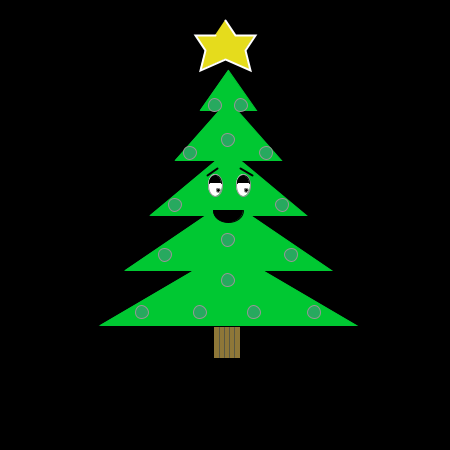
Frame 1 (no input)
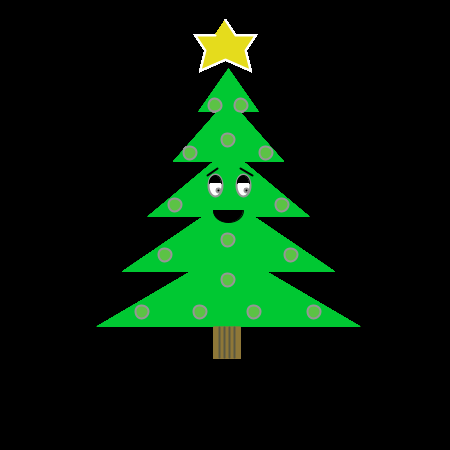
Frame 60 (the mouse pressed at the canvas centre just before this capture)
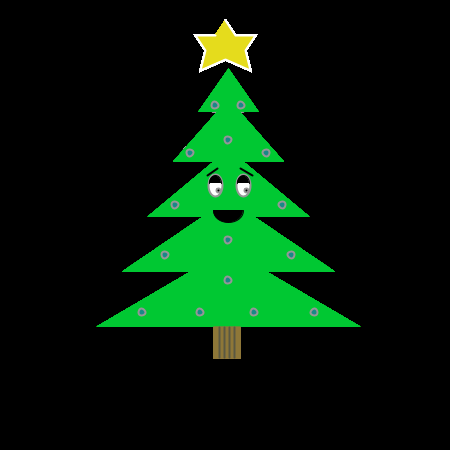
Frame 120 (the mouse held since frame 60 and released just before this capture)

The Processing sketch that drew these frames (run headless with seeded random() and noise(); from frame 60 on, the mouse is pressed at the canvas centre):

// Processing sketch: processing_120640
// ── processing_120640.pde

float r;
float g;
float b;
float a;

float diam;



void setup() {
  size(450,450);
  background(0);//black background
  smooth();//make it smooth 
}
void draw() {
  r = random(255);
  g = random(255);
  b = random(255);
  a = random(255);
  diam = random(4,14);
 
  
 
  //Tree Shape
  
  stroke(0,200,50);//outline same green colour as fill
  fill(0,200,50); //green colour
  triangle(200,110,228,70,256,110);//tree top tier
  triangle(175,160,228,100,281,160);//tree second tier
  triangle(150,215,228,150,306,215);//tree third tier
  triangle(125,270,228,200,331,270);//tree fourth tier
  triangle(100,325,228,250,356,325);//tree bottom tier
  
  //Tree Trunk
  
  stroke(142,119,56);//no outline on tree trunk
  fill(142,119,56); //colour of tree trunk
  rect(214,327,25,30);//tree trunk
  stroke(90,88,66);//dark lines on tree trunk
  line(219,327,219,357); //line on tree trunk
  line(224,327,224,357); //line on tree trunk
  line(229,327,229,357); //line on tree trunk
  line(234,327,234,357); //line on tree trunk
  
  //15 Baubles Decorations
  
  stroke(150); //grey outline of bauble circles
  frameRate(5);
  ellipseMode(CENTER);//Centre Mode for circles
  fill(r,g,b,a); //colour of  bauble 1  
  ellipse(215,105,diam,diam);//position bauble 1

  ellipse(241,105,diam,diam);//position  bauble 2
  
  ellipse(190,153,diam,diam);//position  bauble 3
 
  ellipse(228,140,diam,diam);//position  bauble 4
  
  ellipse(266,153,diam,diam);//position bauble 5
  
  ellipse(175,205,diam,diam);//position  bauble 6
  
  ellipse(282,205,diam,diam);//position bauble 7
  
  ellipse(228,240,diam,diam);//position bauble 8
  
  ellipse(165,255,diam,diam);//position  bauble 9
  
  ellipse(291,255,diam,diam);//position bauble 10
 
  ellipse(228,280,diam,diam);//position bauble 11
  
  ellipse(142,312,diam,diam);//position bauble 12

  ellipse(200,312,diam,diam);//position bauble 13
  
  ellipse(254,312,diam,diam);//position bauble 14
 
  ellipse(314,312,diam,diam);//position bauble 15
   
     
  //Crann's Face
   
    //eyes and pupils
    fill(255); //white colour of right eye
    ellipse(215,185,14,22);//position and size of right eye
    fill(0); //right pupil colour black
    ellipse(218,190,4,4); //size and position of right pupil
    fill(255); //white colour left eye
    ellipse(243,185,14,22);//position and size of left eye
    fill(0); //left pupil colour black
    ellipse(246,190,4,4); //size and position of left pupil
    //eyebrows
    stroke(0); //eyebrow black colour
    strokeWeight(2);//increase the thickness of outline
    line(207,175,217,168); //right eyebrow line
    line(252,175,240,168); //right eyebrow line
    //eyelids
    strokeWeight(1); //revert stroke weight to 1   
    arc(215,183,12,15,-PI,0); //right eyelid
    arc(243,183,12,15,-PI,0); //left eyelid
    //mouth
    arc(228,210,30,25,0,PI);//smily mouth
    
    //Star on Top
    
     fill(229,220,28); //fill star shape with gold color
     strokeWeight(2); //thicker line
     stroke(255); //outline star with white colour
     beginShape();//begin drawing the star
     vertex(225,20);//top point of star
     vertex(235,35);
     vertex(255,35);//second point of star
     vertex(245,50);
     vertex(250,70);//third point of star
     vertex(225,59);
     vertex(200,70);//fourth point of star
     vertex(205,50);
     vertex(195,35);//fifth point of star
     vertex(215,35);
     endShape();//end of the shape
      
}
  
